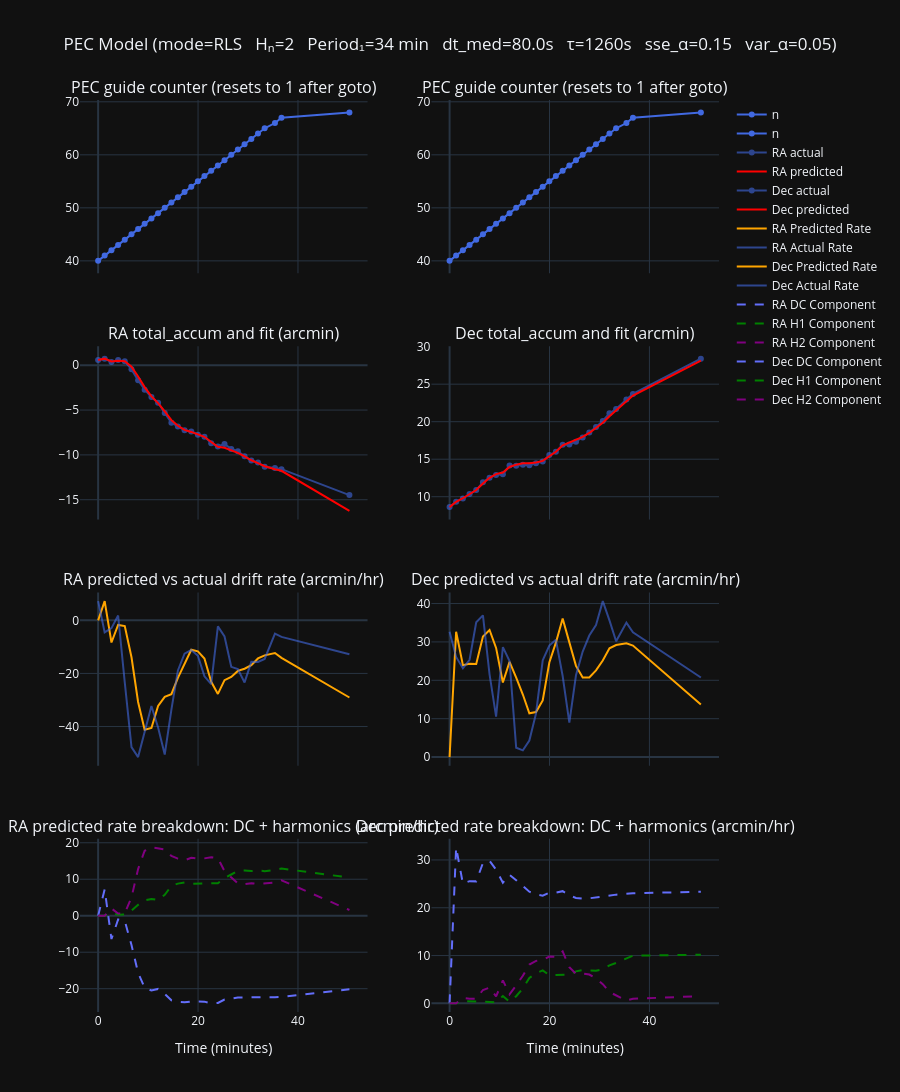

The notebook cell saved with this chart:
### Markdown cell above
# Analysis of PECLOG

### Code cell
# ── plot rows 1–4 ───────────────────────────────────────────────────────────
import numpy as np
import plotly.graph_objects as go
from plotly.subplots import make_subplots
from control import PecAxis, PecInhibit, PecMode

# ── calc INTERVAL (diagnostic only — no longer drives lambda/alpha directly) ──
ra_times = df.dropna(subset=['resid_1'])['t_sec']
INTERVAL = ra_times.diff().dropna().median()

# ── instantiate from parsed session config ────────────────────────────────
T        = pec_config['T']
H        = pec_config['H']
TAU      = pec_config['tau']
MIN_DT   = pec_config['min_dt']
MODE     = PecMode(pec_config['mode']) if pec_config['mode'] in ('rls', 'ema') else PecMode.RLS
VAR      = 0.05
SSE      = 0.15
COLORS   = ['green', 'purple', 'orange', 'red', 'cyan', 'magenta']
DEG_S_TO_ARCMIN_HR = 3600 * 60   # deg/sec to arcmin/hr

ra  = PecAxis(T=T, n_harmonics=H, mode=MODE, tau=TAU, min_dt=MIN_DT)
dec = PecAxis(T=T, n_harmonics=H, mode=MODE, tau=TAU, min_dt=MIN_DT)
var_alpha = VAR
sse_alpha = SSE

ra.reset_seed(df.iloc[0].total_accum_1 / 60)
dec.reset_seed(df.iloc[0].total_accum_2 / 60)

t0 = 0.0            # local time origin — shifts forward on every detected PEC reset
prev_n = df.iloc[0].n

show_harmonics = (MODE == PecMode.RLS and H > 0)

records = []
reset_events = []   # for plotting/inspection — t_min of each detected reset
reset_indices = []  # for fixing gradient

for i, row in df.iterrows():
    t_abs     = row.t_sec
    ra_cumul  = row.total_accum_1  / 60
    dec_cumul = row.total_accum_2 / 60

    # ── detect a PEC reset from the guide counter rolling back ──
    if row.n < prev_n:
        ra.reset()
        dec.reset()
        ra.reset_seed(ra_cumul)
        dec.reset_seed(dec_cumul)
        t0 = t_abs                      # restart local clock — matches driver's _pec_t0 reset
        reset_events.append(t_abs / 60)
        reset_indices.append(i)
    prev_n = row.n

    t = t_abs - t0                      # local time, relative to most recent reset

    ra.ingest_accum(ra_cumul, t, var_alpha, sse_alpha)
    dec.ingest_accum(dec_cumul, t, var_alpha, sse_alpha)

    records.append(dict(
        t_min    = t_abs / 60,          # keep x-axis on session-absolute time for plotting continuity
        n        = row.n,
        ra_rate  = ra.predicted_rate(t)  * DEG_S_TO_ARCMIN_HR,
        dec_rate = dec.predicted_rate(t) * DEG_S_TO_ARCMIN_HR,
        ra_drift = ra.dc_rate()   * DEG_S_TO_ARCMIN_HR,
        dec_drift= dec.dc_rate()  * DEG_S_TO_ARCMIN_HR,
        **{f'ra_h{h}':  ra.harmonic_rate(h)  * DEG_S_TO_ARCMIN_HR for h in range(1, H+1)},
        **{f'dec_h{h}': dec.harmonic_rate(h) * DEG_S_TO_ARCMIN_HR for h in range(1, H+1)},
        ra_r2    = ra.r2,
        dec_r2   = dec.r2,
        ra_rmse  = ra.rmse_arcmin(),
        dec_rmse = dec.rmse_arcmin(),
        ra_pred  = ra.predicted_accum(t)  * 60,
        dec_pred = dec.predicted_accum(t) * 60,
        ra_cumul = ra_cumul  * 60,
        dec_cumul= dec_cumul * 60,
        ra_resid_fit  = (ra_cumul*60)  - ra.predicted_accum(t)*60,
        dec_resid_fit = (dec_cumul*60) - dec.predicted_accum(t)*60,
        ra_lambda  = ra.lam,
        dec_lambda = dec.lam,
    ))

res = pd.DataFrame(records)
t   = res.t_min

# ── empirical (actual) drift rate ──
res['ra_actual_rate']  = np.full(len(res), np.nan)
res['dec_actual_rate'] = np.full(len(res), np.nan)

reset_indices = sorted(set([0] + reset_indices + [len(res)]))
for start, end in zip(reset_indices[:-1], reset_indices[1:]):
    if end - start < 2:
        continue   # need at least 2 points to take a gradient
    seg = res.iloc[start:end]
    seg_t = seg.t_min.values * 60           # ra_cumul in arcmin; seg_t in seconds; ra_actual_rate in arcmin/hr
    res.loc[seg.index, 'ra_actual_rate']  = np.gradient(seg.ra_cumul.values,  seg_t) * 3600
    res.loc[seg.index, 'dec_actual_rate'] = np.gradient(seg.dec_cumul.values, seg_t) * 3600

mode_label = MODE.value.upper()
title_text = (f'PEC Model (mode={mode_label}   Hₙ={H}   Period₁={T/60:.0f} min   '
              f'dt_med={INTERVAL:.1f}s   τ={TAU:.0f}s   sse_α={SSE}   var_α={VAR})')

# ── plot rows 1–4 ───────────────────────────────────────────────────────────
n_rows_top = 4
row_titles_top = [
    'PEC guide counter (resets to 1 after goto)',            'PEC guide counter (resets to 1 after goto)',
    'RA total_accum and fit (arcmin)',                       'Dec total_accum and fit (arcmin)',
    'RA predicted vs actual drift rate (arcmin/hr)',         'Dec predicted vs actual drift rate (arcmin/hr)',
    'RA predicted rate breakdown: DC + harmonics (arcmin/hr)','Dec predicted rate breakdown: DC + harmonics (arcmin/hr)',
]

fig_top = make_subplots(
    rows=n_rows_top, cols=2,
    shared_xaxes=True,
    subplot_titles=tuple(row_titles_top),
    vertical_spacing=0.08,
)

def add(fig, row, col, traces):
    for tr in traces:
        fig.add_trace(tr, row=row, col=col)

# row 1 — counter
add(fig_top, 1, 1, [go.Scatter(x=t, y=res.n, name='n', mode='lines+markers', line=dict(color='royalblue'))])
add(fig_top, 1, 2, [go.Scatter(x=t, y=res.n, name='n', mode='lines+markers', line=dict(color='royalblue'))])

# row 2 — cumul fit
add(fig_top, 2, 1, [
    go.Scatter(x=t, y=res.ra_cumul, name='RA actual',    mode='lines+markers', opacity=0.6, line=dict(color='royalblue')),
    go.Scatter(x=t, y=res.ra_pred,  name='RA predicted', line=dict(color='red', width=2)),
])
add(fig_top, 2, 2, [
    go.Scatter(x=t, y=res.dec_cumul, name='Dec actual',    mode='lines+markers', opacity=0.6, line=dict(color='royalblue')),
    go.Scatter(x=t, y=res.dec_pred,  name='Dec predicted', line=dict(color='red', width=2)),
])

# row 3 — predicted vs actual total drift rate
add(fig_top, 3, 1, [
    go.Scatter(x=t, y=res.ra_rate,        name='RA Predicted Rate', line=dict(color='orange')),
    go.Scatter(x=t, y=res.ra_actual_rate, name='RA Actual Rate',    mode='lines', opacity=0.6, line=dict(color='royalblue')),
])
add(fig_top, 3, 2, [
    go.Scatter(x=t, y=res.dec_rate,        name='Dec Predicted Rate', line=dict(color='orange')),
    go.Scatter(x=t, y=res.dec_actual_rate, name='Dec Actual Rate',    mode='lines', opacity=0.6, line=dict(color='royalblue')),
])

# row 4 — breakdown of predicted rate: DC + harmonics
add(fig_top, 4, 1, [
    go.Scatter(x=t, y=res.ra_drift, name='RA DC Component', line=dict(color='#636EFA', dash='dash')),
] + ([
    go.Scatter(x=t, y=res[f'ra_h{h}'], name=f'RA H{h} Component', line=dict(color=COLORS[(h-1) % len(COLORS)], dash='dash'))
    for h in range(1, H+1)
] if show_harmonics else []))
add(fig_top, 4, 2, [
    go.Scatter(x=t, y=res.dec_drift, name='Dec DC Component', line=dict(color='#636EFA', dash='dash')),
] + ([
    go.Scatter(x=t, y=res[f'dec_h{h}'], name=f'Dec H{h} Component', line=dict(color=COLORS[(h-1) % len(COLORS)], dash='dash'))
    for h in range(1, H+1)
] if show_harmonics else []))

fig_top.update_layout(
    height=300 * n_rows_top,
    title=dict(text=title_text, x=0.5),
    hovermode='x unified', template="plotly_dark",
    legend=dict(groupclick='toggleitem'),
)
fig_top.update_xaxes(title_text='Time (minutes)', row=n_rows_top)
fig_top.show()

### Figure 1 — Plotly figure (JSON) as saved in the notebook; plotly's stock layout.template omitted (floating-point values rounded to 4 significant figures)
{"data": [{"line": {"color": "royalblue"}, "mode": "lines+markers", "name": "n", "type": "scatter", "x": [0.0, 1.309, 2.667, 4.003, 5.333, 6.679, 8.002, 9.309, 10.67, 12.0, 13.33, 14.67, 15.97, 17.3, 18.65, 19.97, 21.28, 22.63, 23.97, 25.3, 26.64, 27.97, 29.31, 30.67, 32.0, 33.33, 35.39, 36.7, 50.3], "xaxis": "x", "y": [40, 41, 42, 43, 44, 45, 46, 47, 48, 49, 50, 51, 52, 53, 54, 55, 56, 57, 58, 59, 60, 61, 62, 63, 64, 65, 66, 67, 68], "yaxis": "y"}, {"line": {"color": "royalblue"}, "mode": "lines+markers", "name": "n", "type": "scatter", "x": [0.0, 1.309, 2.667, 4.003, 5.333, 6.679, 8.002, 9.309, 10.67, 12.0, 13.33, 14.67, 15.97, 17.3, 18.65, 19.97, 21.28, 22.63, 23.97, 25.3, 26.64, 27.97, 29.31, 30.67, 32.0, 33.33, 35.39, 36.7, 50.3], "xaxis": "x2", "y": [40, 41, 42, 43, 44, 45, 46, 47, 48, 49, 50, 51, 52, 53, 54, 55, 56, 57, 58, 59, 60, 61, 62, 63, 64, 65, 66, 67, 68], "yaxis": "y2"}, {"line": {"color": "royalblue"}, "mode": "lines+markers", "name": "RA actual", "opacity": 0.6, "type": "scatter", "x": [0.0, 1.309, 2.667, 4.003, 5.333, 6.679, 8.002, 9.309, 10.67, 12.0, 13.33, 14.67, 15.97, 17.3, 18.65, 19.97, 21.28, 22.63, 23.97, 25.3, 26.64, 27.97, 29.31, 30.67, 32.0, 33.33, 35.39, 36.7, 50.3], "xaxis": "x3", "y": [0.5729, 0.7303, 0.3517, 0.5885, 0.4331, -0.4638, -1.685, -2.724, -3.538, -4.175, -5.331, -6.419, -6.824, -7.248, -7.38, -7.741, -7.966, -8.694, -9.051, -8.799, -9.331, -9.583, -10.15, -10.63, -10.86, -11.33, -11.47, -11.59, -14.48], "yaxis": "y3"}, {"line": {"color": "red", "width": 2}, "name": "RA predicted", "type": "scatter", "x": [0.0, 1.309, 2.667, 4.003, 5.333, 6.679, 8.002, 9.309, 10.67, 12.0, 13.33, 14.67, 15.97, 17.3, 18.65, 19.97, 21.28, 22.63, 23.97, 25.3, 26.64, 27.97, 29.31, 30.67, 32.0, 33.33, 35.39, 36.7, 50.3], "xaxis": "x3", "y": [0.5729, 0.7303, 0.4148, 0.5077, 0.4441, -0.1768, -1.266, -2.444, -3.471, -4.224, -5.141, -6.125, -6.748, -7.209, -7.44, -7.715, -7.98, -8.558, -9.086, -9.2, -9.509, -9.774, -10.17, -10.6, -10.91, -11.26, -11.6, -11.77, -16.24], "yaxis": "y3"}, {"line": {"color": "royalblue"}, "mode": "lines+markers", "name": "Dec actual", "opacity": 0.6, "type": "scatter", "x": [0.0, 1.309, 2.667, 4.003, 5.333, 6.679, 8.002, 9.309, 10.67, 12.0, 13.33, 14.67, 15.97, 17.3, 18.65, 19.97, 21.28, 22.63, 23.97, 25.3, 26.64, 27.97, 29.31, 30.67, 32.0, 33.33, 35.39, 36.7, 50.3], "xaxis": "x4", "y": [8.616, 9.328, 9.764, 10.36, 10.89, 11.94, 12.54, 12.88, 13.0, 14.15, 14.12, 14.26, 14.2, 14.46, 14.71, 15.57, 15.98, 16.94, 16.94, 17.34, 17.9, 18.56, 19.3, 20.11, 21.12, 21.69, 22.97, 23.7, 28.4], "yaxis": "y4"}, {"line": {"color": "red", "width": 2}, "name": "Dec predicted", "type": "scatter", "x": [0.0, 1.309, 2.667, 4.003, 5.333, 6.679, 8.002, 9.309, 10.67, 12.0, 13.33, 14.67, 15.97, 17.3, 18.65, 19.97, 21.28, 22.63, 23.97, 25.3, 26.64, 27.97, 29.31, 30.67, 32.0, 33.33, 35.39, 36.7, 50.3], "xaxis": "x4", "y": [8.616, 9.328, 9.8, 10.36, 10.89, 11.77, 12.52, 13.01, 13.23, 13.97, 14.27, 14.45, 14.45, 14.57, 14.78, 15.4, 15.99, 16.85, 17.24, 17.58, 17.98, 18.5, 19.13, 19.86, 20.73, 21.49, 22.7, 23.48, 28.14], "yaxis": "y4"}, {"line": {"color": "orange"}, "name": "RA Predicted Rate", "type": "scatter", "x": [0.0, 1.309, 2.667, 4.003, 5.333, 6.679, 8.002, 9.309, 10.67, 12.0, 13.33, 14.67, 15.97, 17.3, 18.65, 19.97, 21.28, 22.63, 23.97, 25.3, 26.64, 27.97, 29.31, 30.67, 32.0, 33.33, 35.39, 36.7, 50.3], "xaxis": "x5", "y": [0.0, 7.213, -8.353, -1.745, -2.148, -13.93, -30.74, -41.23, -40.57, -32.28, -28.83, -27.81, -21.7, -16.23, -11.1, -11.68, -14.36, -23.16, -27.71, -22.54, -21.35, -19.05, -18.24, -16.92, -14.36, -13.19, -12.3, -14.14, -29.07], "yaxis": "y5"}, {"line": {"color": "royalblue"}, "mode": "lines", "name": "RA Actual Rate", "opacity": 0.6, "type": "scatter", "x": [0.0, 1.309, 2.667, 4.003, 5.333, 6.679, 8.002, 9.309, 10.67, 12.0, 13.33, 14.67, 15.97, 17.3, 18.65, 19.97, 21.28, 22.63, 23.97, 25.3, 26.64, 27.97, 29.31, 30.67, 32.0, 33.33, 35.39, 36.7, 50.3], "xaxis": "x5", "y": [7.216, -4.535, -2.935, 1.797, -23.4, -47.77, -51.51, -41.92, -32.27, -40.38, -50.54, -33.64, -18.88, -12.54, -11.21, -13.34, -21.08, -24.06, -2.281, -6.085, -17.52, -18.39, -23.39, -15.63, -15.7, -14.55, -5.029, -6.256, -12.75], "yaxis": "y5"}, {"line": {"color": "orange"}, "name": "Dec Predicted Rate", "type": "scatter", "x": [0.0, 1.309, 2.667, 4.003, 5.333, 6.679, 8.002, 9.309, 10.67, 12.0, 13.33, 14.67, 15.97, 17.3, 18.65, 19.97, 21.28, 22.63, 23.97, 25.3, 26.64, 27.97, 29.31, 30.67, 32.0, 33.33, 35.39, 36.7, 50.3], "xaxis": "x6", "y": [0.0, 32.63, 23.94, 24.32, 24.24, 31.39, 33.11, 28.44, 19.43, 24.79, 20.67, 16.3, 11.4, 11.75, 14.76, 24.63, 29.81, 36.11, 29.89, 23.76, 20.73, 20.75, 22.6, 25.16, 28.35, 29.19, 29.64, 29.05, 13.67], "yaxis": "y6"}, {"line": {"color": "royalblue"}, "mode": "lines", "name": "Dec Actual Rate", "opacity": 0.6, "type": "scatter", "x": [0.0, 1.309, 2.667, 4.003, 5.333, 6.679, 8.002, 9.309, 10.67, 12.0, 13.33, 14.67, 15.97, 17.3, 18.65, 19.97, 21.28, 22.63, 23.97, 25.3, 26.64, 27.97, 29.31, 30.67, 32.0, 33.33, 35.39, 36.7, 50.3], "xaxis": "x6", "y": [32.65, 26.08, 23.13, 25.35, 35.1, 36.93, 21.55, 10.57, 28.65, 25.01, 2.44, 1.763, 4.329, 11.37, 25.23, 29.07, 30.56, 21.12, 8.989, 21.31, 27.48, 31.67, 34.41, 40.62, 35.6, 30.17, 35.04, 32.51, 20.73], "yaxis": "y6"}, {"line": {"color": "#636EFA", "dash": "dash"}, "name": "RA DC Component", "type": "scatter", "x": [0.0, 1.309, 2.667, 4.003, 5.333, 6.679, 8.002, 9.309, 10.67, 12.0, 13.33, 14.67, 15.97, 17.3, 18.65, 19.97, 21.28, 22.63, 23.97, 25.3, 26.64, 27.97, 29.31, 30.67, 32.0, 33.33, 35.39, 36.7, 50.3], "xaxis": "x7", "y": [0.0, 7.213, -6.394, -1.019, -1.392, -8.048, -15.65, -19.72, -20.51, -20.07, -21.44, -23.19, -23.57, -23.74, -23.49, -23.6, -23.55, -24.01, -23.91, -22.98, -22.66, -22.41, -22.38, -22.41, -22.37, -22.42, -22.33, -22.24, -20.17], "yaxis": "y7"}, {"line": {"color": "green", "dash": "dash"}, "name": "RA H1 Component", "type": "scatter", "x": [0.0, 1.309, 2.667, 4.003, 5.333, 6.679, 8.002, 9.309, 10.67, 12.0, 13.33, 14.67, 15.97, 17.3, 18.65, 19.97, 21.28, 22.63, 23.97, 25.3, 26.64, 27.97, 29.31, 30.67, 32.0, 33.33, 35.39, 36.7, 50.3], "xaxis": "x7", "y": [0.0, 0.0002829, 0.8715, 0.2824, 0.3325, 1.396, 2.989, 4.236, 4.611, 4.292, 5.73, 8.176, 8.8, 9.094, 8.726, 8.831, 8.808, 8.886, 8.902, 10.35, 11.3, 12.28, 12.38, 12.25, 12.43, 12.22, 12.58, 12.94, 10.46], "yaxis": "y7"}, {"line": {"color": "purple", "dash": "dash"}, "name": "RA H2 Component", "type": "scatter", "x": [0.0, 1.309, 2.667, 4.003, 5.333, 6.679, 8.002, 9.309, 10.67, 12.0, 13.33, 14.67, 15.97, 17.3, 18.65, 19.97, 21.28, 22.63, 23.97, 25.3, 26.64, 27.97, 29.31, 30.67, 32.0, 33.33, 35.39, 36.7, 50.3], "xaxis": "x7", "y": [0.0, 0.0005659, 1.996, 0.6064, 0.6525, 5.015, 12.8, 17.81, 18.73, 18.45, 18.17, 16.38, 15.65, 15.18, 15.9, 15.67, 15.72, 16.01, 15.76, 12.2, 10.58, 8.872, 8.695, 8.912, 8.689, 8.814, 9.068, 9.724, 1.561], "yaxis": "y7"}, {"line": {"color": "#636EFA", "dash": "dash"}, "name": "Dec DC Component", "type": "scatter", "x": [0.0, 1.309, 2.667, 4.003, 5.333, 6.679, 8.002, 9.309, 10.67, 12.0, 13.33, 14.67, 15.97, 17.3, 18.65, 19.97, 21.28, 22.63, 23.97, 25.3, 26.64, 27.97, 29.31, 30.67, 32.0, 33.33, 35.39, 36.7, 50.3], "xaxis": "x8", "y": [0.0, 32.63, 25.04, 25.56, 25.52, 29.37, 29.81, 27.95, 25.23, 26.9, 25.77, 24.62, 23.35, 22.83, 22.52, 23.17, 23.15, 23.47, 22.6, 22.05, 21.89, 21.98, 22.16, 22.36, 22.63, 22.75, 22.92, 23.04, 23.35], "yaxis": "y8"}, {"line": {"color": "green", "dash": "dash"}, "name": "Dec H1 Component", "type": "scatter", "x": [0.0, 1.309, 2.667, 4.003, 5.333, 6.679, 8.002, 9.309, 10.67, 12.0, 13.33, 14.67, 15.97, 17.3, 18.65, 19.97, 21.28, 22.63, 23.97, 25.3, 26.64, 27.97, 29.31, 30.67, 32.0, 33.33, 35.39, 36.7, 50.3], "xaxis": "x8", "y": [0.0, 0.00128, 0.4875, 0.4301, 0.4353, 0.2972, 0.3848, 0.2308, 1.522, 0.3054, 1.497, 3.121, 5.313, 6.298, 6.898, 5.902, 5.922, 5.924, 5.993, 6.694, 6.95, 6.852, 6.841, 7.142, 7.957, 8.446, 9.346, 9.975, 10.16], "yaxis": "y8"}, {"line": {"color": "purple", "dash": "dash"}, "name": "Dec H2 Component", "type": "scatter", "x": [0.0, 1.309, 2.667, 4.003, 5.333, 6.679, 8.002, 9.309, 10.67, 12.0, 13.33, 14.67, 15.97, 17.3, 18.65, 19.97, 21.28, 22.63, 23.97, 25.3, 26.64, 27.97, 29.31, 30.67, 32.0, 33.33, 35.39, 36.7, 50.3], "xaxis": "x8", "y": [0.0, 0.00256, 1.116, 0.9667, 0.9802, 2.794, 3.273, 1.447, 4.811, 1.887, 3.761, 5.781, 8.122, 8.891, 9.047, 9.788, 9.724, 10.87, 7.544, 6.181, 6.254, 6.017, 5.199, 4.023, 2.381, 1.68, 0.5734, 0.9523, 1.513], "yaxis": "y8"}], "layout": {"annotations": [{"font": {"size": 16}, "showarrow": false, "text": "PEC guide counter (resets to 1 after goto)", "x": 0.225, "xanchor": "center", "xref": "paper", "y": 1, "yanchor": "bottom", "yref": "paper"}, {"font": {"size": 16}, "showarrow": false, "text": "PEC guide counter (resets to 1 after goto)", "x": 0.775, "xanchor": "center", "xref": "paper", "y": 1, "yanchor": "bottom", "yref": "paper"}, {"font": {"size": 16}, "showarrow": false, "text": "RA total_accum and fit (arcmin)", "x": 0.225, "xanchor": "center", "xref": "paper", "y": 0.73, "yanchor": "bottom", "yref": "paper"}, {"font": {"size": 16}, "showarrow": false, "text": "Dec total_accum and fit (arcmin)", "x": 0.775, "xanchor": "center", "xref": "paper", "y": 0.73, "yanchor": "bottom", "yref": "paper"}, {"font": {"size": 16}, "showarrow": false, "text": "RA predicted vs actual drift rate (arcmin/hr)", "x": 0.225, "xanchor": "center", "xref": "paper", "y": 0.46, "yanchor": "bottom", "yref": "paper"}, {"font": {"size": 16}, "showarrow": false, "text": "Dec predicted vs actual drift rate (arcmin/hr)", "x": 0.775, "xanchor": "center", "xref": "paper", "y": 0.46, "yanchor": "bottom", "yref": "paper"}, {"font": {"size": 16}, "showarrow": false, "text": "RA predicted rate breakdown: DC + harmonics (arcmin/hr)", "x": 0.225, "xanchor": "center", "xref": "paper", "y": 0.19, "yanchor": "bottom", "yref": "paper"}, {"font": {"size": 16}, "showarrow": false, "text": "Dec predicted rate breakdown: DC + harmonics (arcmin/hr)", "x": 0.775, "xanchor": "center", "xref": "paper", "y": 0.19, "yanchor": "bottom", "yref": "paper"}], "height": 1200, "hovermode": "x unified", "legend": {"groupclick": "toggleitem"}, "title": {"text": "PEC Model (mode=RLS   Hₙ=2   Period₁=34 min   dt_med=80.0s   τ=1260s   sse_α=0.15   var_α=0.05)", "x": 0.5}, "xaxis": {"anchor": "y", "domain": [0, 0.45], "matches": "x7", "showticklabels": false}, "xaxis2": {"anchor": "y2", "domain": [0.55, 1], "matches": "x8", "showticklabels": false}, "xaxis3": {"anchor": "y3", "domain": [0, 0.45], "matches": "x7", "showticklabels": false}, "xaxis4": {"anchor": "y4", "domain": [0.55, 1], "matches": "x8", "showticklabels": false}, "xaxis5": {"anchor": "y5", "domain": [0, 0.45], "matches": "x7", "showticklabels": false}, "xaxis6": {"anchor": "y6", "domain": [0.55, 1], "matches": "x8", "showticklabels": false}, "xaxis7": {"anchor": "y7", "domain": [0, 0.45], "title": {"text": "Time (minutes)"}}, "xaxis8": {"anchor": "y8", "domain": [0.55, 1], "title": {"text": "Time (minutes)"}}, "yaxis": {"anchor": "x", "domain": [0.81, 1]}, "yaxis2": {"anchor": "x2", "domain": [0.81, 1]}, "yaxis3": {"anchor": "x3", "domain": [0.54, 0.73]}, "yaxis4": {"anchor": "x4", "domain": [0.54, 0.73]}, "yaxis5": {"anchor": "x5", "domain": [0.27, 0.46]}, "yaxis6": {"anchor": "x6", "domain": [0.27, 0.46]}, "yaxis7": {"anchor": "x7", "domain": [0, 0.19]}, "yaxis8": {"anchor": "x8", "domain": [0, 0.19]}}}
